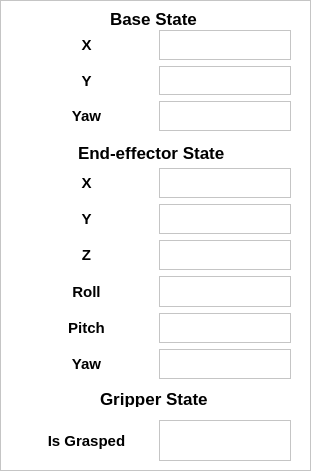
  <widget class="QFrame" name="frame_4">
   <property name="geometry">
    <rect>
     <x>860</x>
     <y>500</y>
     <width>311</width>
     <height>471</height>
    </rect>
   </property>
   <property name="styleSheet">
    <string notr="true">background-color: rgb(255, 255, 255);</string>
   </property>
   <property name="frameShape">
    <enum>QFrame::StyledPanel</enum>
   </property>
   <property name="frameShadow">
    <enum>QFrame::Raised</enum>
   </property>
   <widget class="QLabel" name="label_38">
    <property name="geometry">
     <rect>
      <x>110</x>
      <y>10</y>
      <width>91</width>
      <height>17</height>
     </rect>
    </property>
    <property name="font">
     <font>
      <pointsize>13</pointsize>
      <weight>75</weight>
      <bold>true</bold>
     </font>
    </property>
    <property name="text">
     <string>Base State</string>
    </property>
   </widget>
   <widget class="QLabel" name="label_43">
    <property name="geometry">
     <rect>
      <x>78</x>
      <y>143</y>
      <width>161</width>
      <height>20</height>
     </rect>
    </property>
    <property name="font">
     <font>
      <pointsize>13</pointsize>
      <weight>75</weight>
      <bold>true</bold>
     </font>
    </property>
    <property name="text">
     <string>End-effector State</string>
    </property>
   </widget>
   <widget class="QLabel" name="label_160">
    <property name="geometry">
     <rect>
      <x>100</x>
      <y>390</y>
      <width>121</width>
      <height>17</height>
     </rect>
    </property>
    <property name="font">
     <font>
      <pointsize>13</pointsize>
      <weight>75</weight>
      <bold>true</bold>
     </font>
    </property>
    <property name="text">
     <string>Gripper State</string>
    </property>
   </widget>
   <widget class="QWidget" name="horizontalLayoutWidget_5">
    <property name="geometry">
     <rect>
      <x>20</x>
      <y>30</y>
      <width>271</width>
      <height>101</height>
     </rect>
    </property>
    <layout class="QHBoxLayout" name="horizontalLayout_11">
     <item>
      <layout class="QVBoxLayout" name="verticalLayout_50">
       <item>
        <layout class="QVBoxLayout" name="verticalLayout_51">
         <item>
          <widget class="QLabel" name="label_161">
           <property name="font">
            <font>
             <pointsize>11</pointsize>
             <weight>75</weight>
             <bold>true</bold>
            </font>
           </property>
           <property name="text">
            <string>X</string>
           </property>
           <property name="textFormat">
            <enum>Qt::AutoText</enum>
           </property>
           <property name="scaledContents">
            <bool>false</bool>
           </property>
           <property name="alignment">
            <set>Qt::AlignCenter</set>
           </property>
          </widget>
         </item>
         <item>
          <widget class="QLabel" name="label_162">
           <property name="font">
            <font>
             <pointsize>11</pointsize>
             <weight>75</weight>
             <bold>true</bold>
            </font>
           </property>
           <property name="text">
            <string>Y</string>
           </property>
           <property name="textFormat">
            <enum>Qt::AutoText</enum>
           </property>
           <property name="scaledContents">
            <bool>false</bool>
           </property>
           <property name="alignment">
            <set>Qt::AlignCenter</set>
           </property>
          </widget>
         </item>
         <item>
          <widget class="QLabel" name="label_163">
           <property name="font">
            <font>
             <pointsize>11</pointsize>
             <weight>75</weight>
             <bold>true</bold>
            </font>
           </property>
           <property name="text">
            <string>Yaw</string>
           </property>
           <property name="textFormat">
            <enum>Qt::AutoText</enum>
           </property>
           <property name="scaledContents">
            <bool>false</bool>
           </property>
           <property name="alignment">
            <set>Qt::AlignCenter</set>
           </property>
          </widget>
         </item>
        </layout>
       </item>
      </layout>
     </item>
     <item>
      <layout class="QVBoxLayout" name="verticalLayout_10">
       <item>
        <layout class="QVBoxLayout" name="verticalLayout_52">
         <item>
          <widget class="QLabel" name="base_p1">
           <property name="font">
            <font>
             <pointsize>12</pointsize>
            </font>
           </property>
           <property name="frameShape">
            <enum>QFrame::StyledPanel</enum>
           </property>
           <property name="text">
            <string/>
           </property>
          </widget>
         </item>
         <item>
          <widget class="QLabel" name="base_p2">
           <property name="font">
            <font>
             <pointsize>12</pointsize>
            </font>
           </property>
           <property name="frameShape">
            <enum>QFrame::StyledPanel</enum>
           </property>
           <property name="frameShadow">
            <enum>QFrame::Plain</enum>
           </property>
           <property name="text">
            <string/>
           </property>
          </widget>
         </item>
         <item>
          <widget class="QLabel" name="base_p3">
           <property name="font">
            <font>
             <pointsize>12</pointsize>
            </font>
           </property>
           <property name="frameShape">
            <enum>QFrame::StyledPanel</enum>
           </property>
           <property name="frameShadow">
            <enum>QFrame::Plain</enum>
           </property>
           <property name="text">
            <string/>
           </property>
          </widget>
         </item>
        </layout>
       </item>
      </layout>
     </item>
    </layout>
   </widget>
   <widget class="QWidget" name="horizontalLayoutWidget_6">
    <property name="geometry">
     <rect>
      <x>20</x>
      <y>168</y>
      <width>271</width>
      <height>211</height>
     </rect>
    </property>
    <layout class="QHBoxLayout" name="horizontalLayout_12">
     <item>
      <layout class="QVBoxLayout" name="verticalLayout_58">
       <item>
        <layout class="QVBoxLayout" name="verticalLayout_59">
         <item>
          <widget class="QLabel" name="label_167">
           <property name="font">
            <font>
             <pointsize>11</pointsize>
             <weight>75</weight>
             <bold>true</bold>
            </font>
           </property>
           <property name="text">
            <string>X</string>
           </property>
           <property name="textFormat">
            <enum>Qt::AutoText</enum>
           </property>
           <property name="scaledContents">
            <bool>false</bool>
           </property>
           <property name="alignment">
            <set>Qt::AlignCenter</set>
           </property>
          </widget>
         </item>
         <item>
          <widget class="QLabel" name="label_168">
           <property name="font">
            <font>
             <pointsize>11</pointsize>
             <weight>75</weight>
             <bold>true</bold>
            </font>
           </property>
           <property name="text">
            <string>Y</string>
           </property>
           <property name="textFormat">
            <enum>Qt::AutoText</enum>
           </property>
           <property name="scaledContents">
            <bool>false</bool>
           </property>
           <property name="alignment">
            <set>Qt::AlignCenter</set>
           </property>
          </widget>
         </item>
         <item>
          <widget class="QLabel" name="label_169">
           <property name="font">
            <font>
             <pointsize>11</pointsize>
             <weight>75</weight>
             <bold>true</bold>
            </font>
           </property>
           <property name="text">
            <string>Z</string>
           </property>
           <property name="textFormat">
            <enum>Qt::AutoText</enum>
           </property>
           <property name="scaledContents">
            <bool>false</bool>
           </property>
           <property name="alignment">
            <set>Qt::AlignCenter</set>
           </property>
          </widget>
         </item>
         <item>
          <widget class="QLabel" name="label_170">
           <property name="font">
            <font>
             <pointsize>11</pointsize>
             <weight>75</weight>
             <bold>true</bold>
            </font>
           </property>
           <property name="text">
            <string>Roll</string>
           </property>
           <property name="textFormat">
            <enum>Qt::AutoText</enum>
           </property>
           <property name="scaledContents">
            <bool>false</bool>
           </property>
           <property name="alignment">
            <set>Qt::AlignCenter</set>
           </property>
          </widget>
         </item>
         <item>
          <widget class="QLabel" name="label_171">
           <property name="font">
            <font>
             <pointsize>11</pointsize>
             <weight>75</weight>
             <bold>true</bold>
            </font>
           </property>
           <property name="text">
            <string>Pitch</string>
           </property>
           <property name="textFormat">
            <enum>Qt::AutoText</enum>
           </property>
           <property name="scaledContents">
            <bool>false</bool>
           </property>
           <property name="alignment">
            <set>Qt::AlignCenter</set>
           </property>
          </widget>
         </item>
         <item>
          <widget class="QLabel" name="label_172">
           <property name="font">
            <font>
             <pointsize>11</pointsize>
             <weight>75</weight>
             <bold>true</bold>
            </font>
           </property>
           <property name="text">
            <string>Yaw</string>
           </property>
           <property name="textFormat">
            <enum>Qt::AutoText</enum>
           </property>
           <property name="scaledContents">
            <bool>false</bool>
           </property>
           <property name="alignment">
            <set>Qt::AlignCenter</set>
           </property>
          </widget>
         </item>
        </layout>
       </item>
      </layout>
     </item>
     <item>
      <layout class="QVBoxLayout" name="verticalLayout_56">
       <item>
        <layout class="QVBoxLayout" name="verticalLayout_57">
         <item>
          <widget class="QLabel" name="ee_p1">
           <property name="font">
            <font>
             <pointsize>12</pointsize>
            </font>
           </property>
           <property name="frameShape">
            <enum>QFrame::StyledPanel</enum>
           </property>
           <property name="text">
            <string/>
           </property>
          </widget>
         </item>
         <item>
          <widget class="QLabel" name="ee_p2">
           <property name="font">
            <font>
             <pointsize>12</pointsize>
            </font>
           </property>
           <property name="frameShape">
            <enum>QFrame::StyledPanel</enum>
           </property>
           <property name="frameShadow">
            <enum>QFrame::Plain</enum>
           </property>
           <property name="text">
            <string/>
           </property>
          </widget>
         </item>
         <item>
          <widget class="QLabel" name="ee_p3">
           <property name="font">
            <font>
             <pointsize>12</pointsize>
            </font>
           </property>
           <property name="frameShape">
            <enum>QFrame::StyledPanel</enum>
           </property>
           <property name="frameShadow">
            <enum>QFrame::Plain</enum>
           </property>
           <property name="text">
            <string/>
           </property>
          </widget>
         </item>
         <item>
          <widget class="QLabel" name="ee_p4">
           <property name="font">
            <font>
             <pointsize>12</pointsize>
            </font>
           </property>
           <property name="frameShape">
            <enum>QFrame::StyledPanel</enum>
           </property>
           <property name="frameShadow">
            <enum>QFrame::Plain</enum>
           </property>
           <property name="text">
            <string/>
           </property>
          </widget>
         </item>
         <item>
          <widget class="QLabel" name="ee_p5">
           <property name="font">
            <font>
             <pointsize>12</pointsize>
            </font>
           </property>
           <property name="frameShape">
            <enum>QFrame::StyledPanel</enum>
           </property>
           <property name="frameShadow">
            <enum>QFrame::Plain</enum>
           </property>
           <property name="text">
            <string/>
           </property>
          </widget>
         </item>
         <item>
          <widget class="QLabel" name="ee_p6">
           <property name="font">
            <font>
             <pointsize>12</pointsize>
            </font>
           </property>
           <property name="frameShape">
            <enum>QFrame::StyledPanel</enum>
           </property>
           <property name="text">
            <string/>
           </property>
          </widget>
         </item>
        </layout>
       </item>
      </layout>
     </item>
    </layout>
   </widget>
   <widget class="QWidget" name="horizontalLayoutWidget_7">
    <property name="geometry">
     <rect>
      <x>20</x>
      <y>420</y>
      <width>271</width>
      <height>41</height>
     </rect>
    </property>
    <layout class="QHBoxLayout" name="horizontalLayout_13">
     <item>
      <layout class="QVBoxLayout" name="verticalLayout_61">
       <item>
        <widget class="QLabel" name="label_175">
         <property name="font">
          <font>
           <pointsize>11</pointsize>
           <weight>75</weight>
           <bold>true</bold>
          </font>
         </property>
         <property name="text">
          <string>Is Grasped</string>
         </property>
         <property name="textFormat">
          <enum>Qt::AutoText</enum>
         </property>
         <property name="scaledContents">
          <bool>false</bool>
         </property>
         <property name="alignment">
          <set>Qt::AlignCenter</set>
         </property>
        </widget>
       </item>
      </layout>
     </item>
     <item>
      <layout class="QVBoxLayout" name="verticalLayout_60">
       <item>
        <widget class="QLabel" name="grasp_p1">
         <property name="font">
          <font>
           <pointsize>12</pointsize>
          </font>
         </property>
         <property name="frameShape">
          <enum>QFrame::StyledPanel</enum>
         </property>
         <property name="text">
          <string/>
         </property>
        </widget>
       </item>
      </layout>
     </item>
    </layout>
   </widget>
  </widget>
